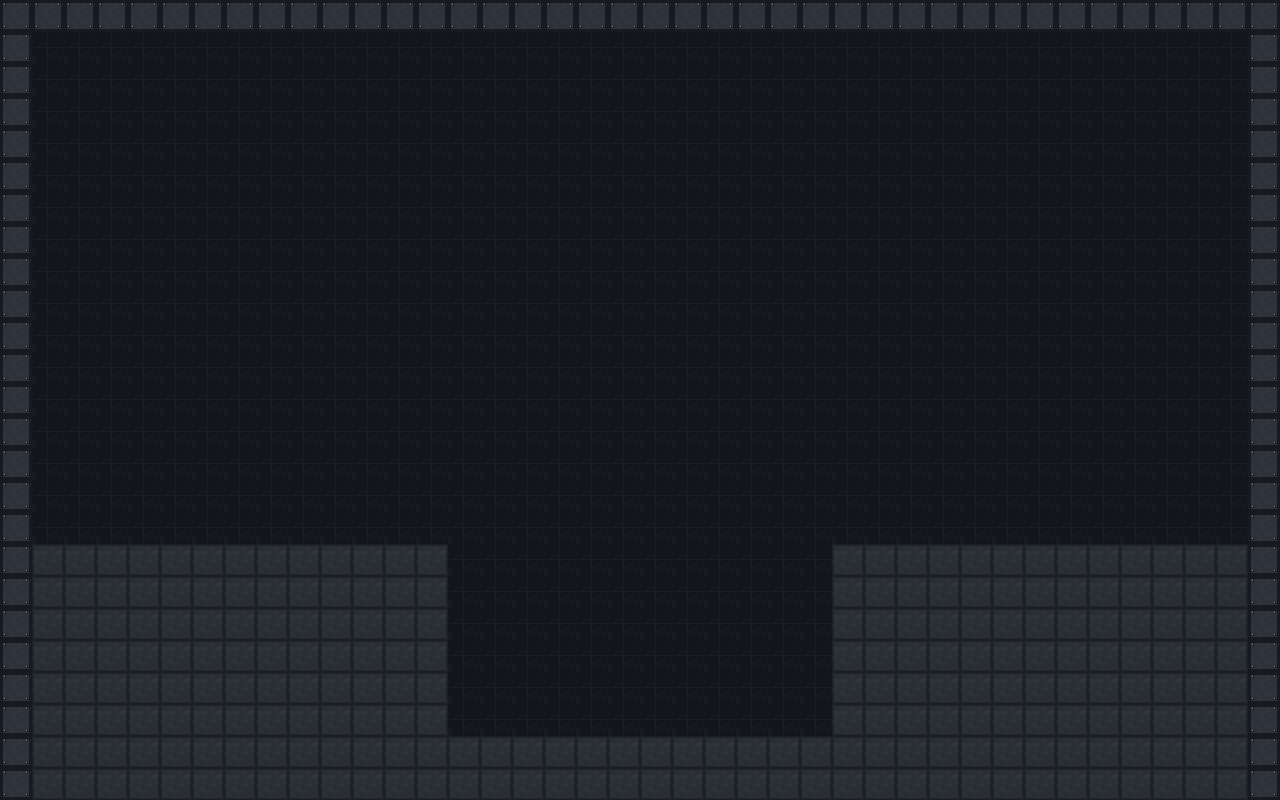

Rendered tile map (Tiled .tmx) drawn with the repository's tilesets; below, a short description and the full map source, tile grids included:
An orthogonal 40x25 tile map with 32x32 px tiles, 3 tile layers (background, platforms, collision) and 6 objects (4x SpawnPoint, 2x Tier).

<map version="1.10" tiledversion="1.11.2" orientation="orthogonal" renderorder="right-down" width="40" height="25" tilewidth="32" tileheight="32" infinite="0" nextlayerid="5" nextobjectid="5">
 <tileset firstgid="1" source="../tilesets/arena.tsx" />
 <layer id="1" name="background" width="40" height="25">
  <data encoding="csv">
1,1,1,1,1,1,1,1,1,1,1,1,1,1,1,1,1,1,1,1,1,1,1,1,1,1,1,1,1,1,1,1,1,1,1,1,1,1,1,1,
1,1,1,1,1,1,1,1,1,1,1,1,1,1,1,1,1,1,1,1,1,1,1,1,1,1,1,1,1,1,1,1,1,1,1,1,1,1,1,1,
1,1,1,1,1,1,1,1,1,1,1,1,1,1,1,1,1,1,1,1,1,1,1,1,1,1,1,1,1,1,1,1,1,1,1,1,1,1,1,1,
1,1,1,1,1,1,1,1,1,1,1,1,1,1,1,1,1,1,1,1,1,1,1,1,1,1,1,1,1,1,1,1,1,1,1,1,1,1,1,1,
1,1,1,1,1,1,1,1,1,1,1,1,1,1,1,1,1,1,1,1,1,1,1,1,1,1,1,1,1,1,1,1,1,1,1,1,1,1,1,1,
1,1,1,1,1,1,1,1,1,1,1,1,1,1,1,1,1,1,1,1,1,1,1,1,1,1,1,1,1,1,1,1,1,1,1,1,1,1,1,1,
1,1,1,1,1,1,1,1,1,1,1,1,1,1,1,1,1,1,1,1,1,1,1,1,1,1,1,1,1,1,1,1,1,1,1,1,1,1,1,1,
1,1,1,1,1,1,1,1,1,1,1,1,1,1,1,1,1,1,1,1,1,1,1,1,1,1,1,1,1,1,1,1,1,1,1,1,1,1,1,1,
1,1,1,1,1,1,1,1,1,1,1,1,1,1,1,1,1,1,1,1,1,1,1,1,1,1,1,1,1,1,1,1,1,1,1,1,1,1,1,1,
1,1,1,1,1,1,1,1,1,1,1,1,1,1,1,1,1,1,1,1,1,1,1,1,1,1,1,1,1,1,1,1,1,1,1,1,1,1,1,1,
1,1,1,1,1,1,1,1,1,1,1,1,1,1,1,1,1,1,1,1,1,1,1,1,1,1,1,1,1,1,1,1,1,1,1,1,1,1,1,1,
1,1,1,1,1,1,1,1,1,1,1,1,1,1,1,1,1,1,1,1,1,1,1,1,1,1,1,1,1,1,1,1,1,1,1,1,1,1,1,1,
1,1,1,1,1,1,1,1,1,1,1,1,1,1,1,1,1,1,1,1,1,1,1,1,1,1,1,1,1,1,1,1,1,1,1,1,1,1,1,1,
1,1,1,1,1,1,1,1,1,1,1,1,1,1,1,1,1,1,1,1,1,1,1,1,1,1,1,1,1,1,1,1,1,1,1,1,1,1,1,1,
1,1,1,1,1,1,1,1,1,1,1,1,1,1,1,1,1,1,1,1,1,1,1,1,1,1,1,1,1,1,1,1,1,1,1,1,1,1,1,1,
1,1,1,1,1,1,1,1,1,1,1,1,1,1,1,1,1,1,1,1,1,1,1,1,1,1,1,1,1,1,1,1,1,1,1,1,1,1,1,1,
1,1,1,1,1,1,1,1,1,1,1,1,1,1,1,1,1,1,1,1,1,1,1,1,1,1,1,1,1,1,1,1,1,1,1,1,1,1,1,1,
1,1,1,1,1,1,1,1,1,1,1,1,1,1,1,1,1,1,1,1,1,1,1,1,1,1,1,1,1,1,1,1,1,1,1,1,1,1,1,1,
1,1,1,1,1,1,1,1,1,1,1,1,1,1,1,1,1,1,1,1,1,1,1,1,1,1,1,1,1,1,1,1,1,1,1,1,1,1,1,1,
1,1,1,1,1,1,1,1,1,1,1,1,1,1,1,1,1,1,1,1,1,1,1,1,1,1,1,1,1,1,1,1,1,1,1,1,1,1,1,1,
1,1,1,1,1,1,1,1,1,1,1,1,1,1,1,1,1,1,1,1,1,1,1,1,1,1,1,1,1,1,1,1,1,1,1,1,1,1,1,1,
1,1,1,1,1,1,1,1,1,1,1,1,1,1,1,1,1,1,1,1,1,1,1,1,1,1,1,1,1,1,1,1,1,1,1,1,1,1,1,1,
1,1,1,1,1,1,1,1,1,1,1,1,1,1,1,1,1,1,1,1,1,1,1,1,1,1,1,1,1,1,1,1,1,1,1,1,1,1,1,1,
1,1,1,1,1,1,1,1,1,1,1,1,1,1,1,1,1,1,1,1,1,1,1,1,1,1,1,1,1,1,1,1,1,1,1,1,1,1,1,1,
1,1,1,1,1,1,1,1,1,1,1,1,1,1,1,1,1,1,1,1,1,1,1,1,1,1,1,1,1,1,1,1,1,1,1,1,1,1,1,1
</data>
 </layer>
 <layer id="2" name="platforms" width="40" height="25">
  <data encoding="csv">
3,3,3,3,3,3,3,3,3,3,3,3,3,3,3,3,3,3,3,3,3,3,3,3,3,3,3,3,3,3,3,3,3,3,3,3,3,3,3,3,
3,0,0,0,0,0,0,0,0,0,0,0,0,0,0,0,0,0,0,0,0,0,0,0,0,0,0,0,0,0,0,0,0,0,0,0,0,0,0,3,
3,0,0,0,0,0,0,0,0,0,0,0,0,0,0,0,0,0,0,0,0,0,0,0,0,0,0,0,0,0,0,0,0,0,0,0,0,0,0,3,
3,0,0,0,0,0,0,0,0,0,0,0,0,0,0,0,0,0,0,0,0,0,0,0,0,0,0,0,0,0,0,0,0,0,0,0,0,0,0,3,
3,0,0,0,0,0,0,0,0,0,0,0,0,0,0,0,0,0,0,0,0,0,0,0,0,0,0,0,0,0,0,0,0,0,0,0,0,0,0,3,
3,0,0,0,0,0,0,0,0,0,0,0,0,0,0,0,0,0,0,0,0,0,0,0,0,0,0,0,0,0,0,0,0,0,0,0,0,0,0,3,
3,0,0,0,0,0,0,0,0,0,0,0,0,0,0,0,0,0,0,0,0,0,0,0,0,0,0,0,0,0,0,0,0,0,0,0,0,0,0,3,
3,0,0,0,0,0,0,0,0,0,0,0,0,0,0,0,0,0,0,0,0,0,0,0,0,0,0,0,0,0,0,0,0,0,0,0,0,0,0,3,
3,0,0,0,0,0,0,0,0,0,0,0,0,0,0,0,0,0,0,0,0,0,0,0,0,0,0,0,0,0,0,0,0,0,0,0,0,0,0,3,
3,0,0,0,0,0,0,0,0,0,0,0,0,0,0,0,0,0,0,0,0,0,0,0,0,0,0,0,0,0,0,0,0,0,0,0,0,0,0,3,
3,0,0,0,0,0,0,0,0,0,0,0,0,0,0,0,0,0,0,0,0,0,0,0,0,0,0,0,0,0,0,0,0,0,0,0,0,0,0,3,
3,0,0,0,0,0,0,0,0,0,0,0,0,0,0,0,0,0,0,0,0,0,0,0,0,0,0,0,0,0,0,0,0,0,0,0,0,0,0,3,
3,0,0,0,0,0,0,0,0,0,0,0,0,0,0,0,0,0,0,0,0,0,0,0,0,0,0,0,0,0,0,0,0,0,0,0,0,0,0,3,
3,0,0,0,0,0,0,0,0,0,0,0,0,0,0,0,0,0,0,0,0,0,0,0,0,0,0,0,0,0,0,0,0,0,0,0,0,0,0,3,
3,0,0,0,0,0,0,0,0,0,0,0,0,0,0,0,0,0,0,0,0,0,0,0,0,0,0,0,0,0,0,0,0,0,0,0,0,0,0,3,
3,0,0,0,0,0,0,0,0,0,0,0,0,0,0,0,0,0,0,0,0,0,0,0,0,0,0,0,0,0,0,0,0,0,0,0,0,0,0,3,
3,0,0,0,0,0,0,0,0,0,0,0,0,0,0,0,0,0,0,0,0,0,0,0,0,0,0,0,0,0,0,0,0,0,0,0,0,0,0,3,
3,4,6,4,6,4,6,4,6,4,6,4,7,7,0,0,0,0,0,0,0,0,0,0,0,0,7,7,6,4,6,4,6,4,6,4,6,4,6,3,
3,5,2,5,2,5,2,5,2,5,2,5,2,8,0,0,0,0,0,0,0,0,0,0,0,0,8,5,2,5,2,5,2,5,2,5,2,5,2,3,
3,2,5,2,5,2,5,2,5,2,5,2,5,8,0,0,0,0,0,0,0,0,0,0,0,0,8,2,5,2,5,2,5,2,5,2,5,2,5,3,
3,5,2,5,2,5,2,5,2,5,2,5,2,8,0,0,0,0,0,0,0,0,0,0,0,0,8,5,2,5,2,5,2,5,2,5,2,5,2,3,
3,2,5,2,5,2,5,2,5,2,5,2,5,8,0,0,0,0,0,0,0,0,0,0,0,0,8,2,5,2,5,2,5,2,5,2,5,2,5,3,
3,5,2,5,2,5,2,5,2,5,2,5,2,8,0,0,0,0,0,0,0,0,0,0,0,0,8,5,2,5,2,5,2,5,2,5,2,5,2,3,
3,2,5,2,5,2,5,2,5,2,5,2,5,2,7,7,7,7,7,7,7,7,7,7,7,7,5,2,5,2,5,2,5,2,5,2,5,2,5,3,
3,5,2,5,2,5,2,5,2,5,2,5,2,5,8,8,8,8,8,8,8,8,8,8,8,8,2,5,2,5,2,5,2,5,2,5,2,5,2,3
</data>
 </layer>
 <layer id="3" name="collision" width="40" height="25">
  <data encoding="csv">
3,3,3,3,3,3,3,3,3,3,3,3,3,3,3,3,3,3,3,3,3,3,3,3,3,3,3,3,3,3,3,3,3,3,3,3,3,3,3,3,
3,0,0,0,0,0,0,0,0,0,0,0,0,0,0,0,0,0,0,0,0,0,0,0,0,0,0,0,0,0,0,0,0,0,0,0,0,0,0,3,
3,0,0,0,0,0,0,0,0,0,0,0,0,0,0,0,0,0,0,0,0,0,0,0,0,0,0,0,0,0,0,0,0,0,0,0,0,0,0,3,
3,0,0,0,0,0,0,0,0,0,0,0,0,0,0,0,0,0,0,0,0,0,0,0,0,0,0,0,0,0,0,0,0,0,0,0,0,0,0,3,
3,0,0,0,0,0,0,0,0,0,0,0,0,0,0,0,0,0,0,0,0,0,0,0,0,0,0,0,0,0,0,0,0,0,0,0,0,0,0,3,
3,0,0,0,0,0,0,0,0,0,0,0,0,0,0,0,0,0,0,0,0,0,0,0,0,0,0,0,0,0,0,0,0,0,0,0,0,0,0,3,
3,0,0,0,0,0,0,0,0,0,0,0,0,0,0,0,0,0,0,0,0,0,0,0,0,0,0,0,0,0,0,0,0,0,0,0,0,0,0,3,
3,0,0,0,0,0,0,0,0,0,0,0,0,0,0,0,0,0,0,0,0,0,0,0,0,0,0,0,0,0,0,0,0,0,0,0,0,0,0,3,
3,0,0,0,0,0,0,0,0,0,0,0,0,0,0,0,0,0,0,0,0,0,0,0,0,0,0,0,0,0,0,0,0,0,0,0,0,0,0,3,
3,0,0,0,0,0,0,0,0,0,0,0,0,0,0,0,0,0,0,0,0,0,0,0,0,0,0,0,0,0,0,0,0,0,0,0,0,0,0,3,
3,0,0,0,0,0,0,0,0,0,0,0,0,0,0,0,0,0,0,0,0,0,0,0,0,0,0,0,0,0,0,0,0,0,0,0,0,0,0,3,
3,0,0,0,0,0,0,0,0,0,0,0,0,0,0,0,0,0,0,0,0,0,0,0,0,0,0,0,0,0,0,0,0,0,0,0,0,0,0,3,
3,0,0,0,0,0,0,0,0,0,0,0,0,0,0,0,0,0,0,0,0,0,0,0,0,0,0,0,0,0,0,0,0,0,0,0,0,0,0,3,
3,0,0,0,0,0,0,0,0,0,0,0,0,0,0,0,0,0,0,0,0,0,0,0,0,0,0,0,0,0,0,0,0,0,0,0,0,0,0,3,
3,0,0,0,0,0,0,0,0,0,0,0,0,0,0,0,0,0,0,0,0,0,0,0,0,0,0,0,0,0,0,0,0,0,0,0,0,0,0,3,
3,0,0,0,0,0,0,0,0,0,0,0,0,0,0,0,0,0,0,0,0,0,0,0,0,0,0,0,0,0,0,0,0,0,0,0,0,0,0,3,
3,0,0,0,0,0,0,0,0,0,0,0,0,0,0,0,0,0,0,0,0,0,0,0,0,0,0,0,0,0,0,0,0,0,0,0,0,0,0,3,
3,2,2,2,2,2,2,2,2,2,2,2,2,2,0,0,0,0,0,0,0,0,0,0,0,0,2,2,2,2,2,2,2,2,2,2,2,2,2,3,
3,2,2,2,2,2,2,2,2,2,2,2,2,2,0,0,0,0,0,0,0,0,0,0,0,0,2,2,2,2,2,2,2,2,2,2,2,2,2,3,
3,2,2,2,2,2,2,2,2,2,2,2,2,2,0,0,0,0,0,0,0,0,0,0,0,0,2,2,2,2,2,2,2,2,2,2,2,2,2,3,
3,2,2,2,2,2,2,2,2,2,2,2,2,2,0,0,0,0,0,0,0,0,0,0,0,0,2,2,2,2,2,2,2,2,2,2,2,2,2,3,
3,2,2,2,2,2,2,2,2,2,2,2,2,2,0,0,0,0,0,0,0,0,0,0,0,0,2,2,2,2,2,2,2,2,2,2,2,2,2,3,
3,2,2,2,2,2,2,2,2,2,2,2,2,2,0,0,0,0,0,0,0,0,0,0,0,0,2,2,2,2,2,2,2,2,2,2,2,2,2,3,
3,2,2,2,2,2,2,2,2,2,2,2,2,2,2,2,2,2,2,2,2,2,2,2,2,2,2,2,2,2,2,2,2,2,2,2,2,2,2,3,
3,2,2,2,2,2,2,2,2,2,2,2,2,2,2,2,2,2,2,2,2,2,2,2,2,2,2,2,2,2,2,2,2,2,2,2,2,2,2,3
</data>
 </layer>
 <objectgroup id="4" name="spawns">
  <object id="1" name="spawn0" type="SpawnPoint" x="96" y="520" width="0" height="0">
   <point />
   <properties>
    <property name="index" type="int" value="0" />
   </properties>
  </object>
  <object id="2" name="spawn1" type="SpawnPoint" x="1184" y="520" width="0" height="0">
   <point />
   <properties>
    <property name="index" type="int" value="1" />
   </properties>
  </object>
  <object id="3" name="spawn2" type="SpawnPoint" x="384" y="520" width="0" height="0">
   <point />
   <properties>
    <property name="index" type="int" value="2" />
   </properties>
  </object>
  <object id="4" name="spawn3" type="SpawnPoint" x="896" y="520" width="0" height="0">
   <point />
   <properties>
    <property name="index" type="int" value="3" />
   </properties>
  </object>
 </objectgroup>
 <objectgroup id="5" name="tiers">
  <object id="100" name="tier0" type="Tier" x="128" y="416" width="192" height="32">
   <properties>
    <property name="rank" value="start" />
   </properties>
  </object>
  <object id="101" name="tier1" type="Tier" x="960" y="416" width="192" height="32">
   <properties>
    <property name="rank" value="start" />
   </properties>
  </object>
 </objectgroup>
</map>
